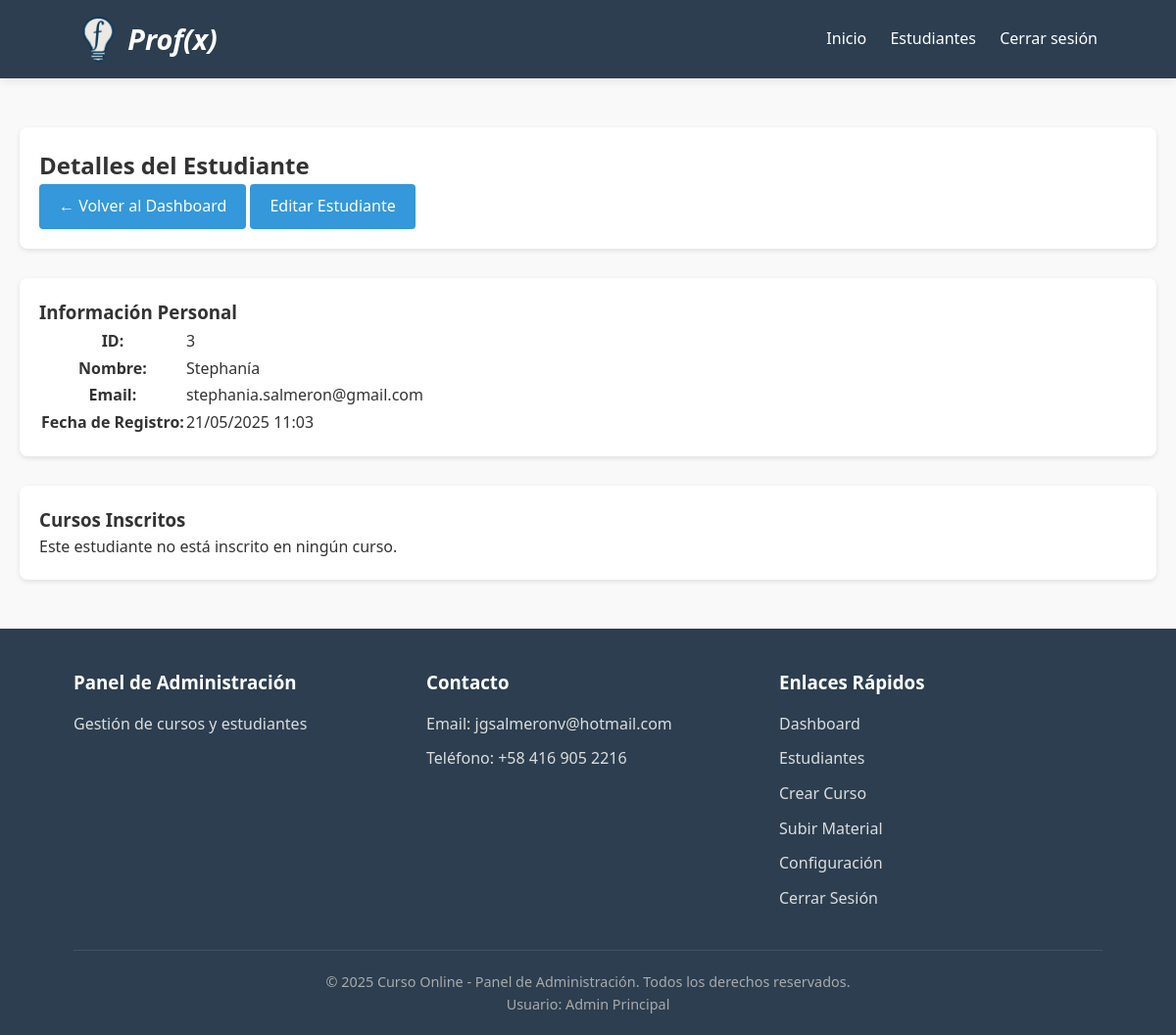
The app's page /admin_ver_estudiante.php?id=3 (signed in) with its own data.
### tables this page shows
CREATE TABLE `usuarios` (
  `id` int NOT NULL,
  `nombre` varchar(100) NOT NULL,
  `email` varchar(100) NOT NULL,
  `password` varchar(255) NOT NULL,
  `fecha_registro` datetime DEFAULT CURRENT_TIMESTAMP,
  `es_admin` tinyint(1) DEFAULT '0'
);

### admin_ver_estudiante.php (the view, shortened to what this page needs)
<?php
require_once 'includes/config.php';
$estudiante_id = $_GET['id'];
$stmt = $conn->prepare("SELECT * FROM usuarios WHERE id = ? AND es_admin = 0");
$stmt->execute([$estudiante_id]);
$estudiante = $stmt->fetch(PDO::FETCH_ASSOC);
$stmt_cursos = $conn->prepare("SELECT c.* FROM cursos c
                              JOIN inscripciones i ON c.id = i.curso_id
                              WHERE i.usuario_id = ?");
$stmt_cursos->execute([$estudiante_id]);
$cursos_inscritos = $stmt_cursos->fetchAll(PDO::FETCH_ASSOC);
include 'includes/header_admin.php';
?>
<div class="admin-container">
    <section class="admin-section">
        <h2>Detalles del Estudiante</h2>
        <div class="admin-actions">
            <a href="admin.php" class="btn">← Volver al Dashboard</a>
            <a href="admin_editar_estudiante.php?id=<?php echo $estudiante_id; ?>" class="btn">Editar Estudiante</a>
        </div>
    </section>
    <section class="admin-section">
        <h3>Información Personal</h3>
        <div class="student-profile">
            <div class="profile-info">
                <table class="info-table">
                    <tr>
                        <th>ID:</th>
                        <td><?php echo $estudiante['id']; ?></td>
                    </tr>
                    <tr>
                        <th>Nombre:</th>
                        <td><?php echo htmlspecialchars($estudiante['nombre']); ?></td>
                    </tr>
                    <tr>
                        <th>Email:</th>
                        <td><?php echo htmlspecialchars($estudiante['email']); ?></td>
                    </tr>
                    <tr>
                        <th>Fecha de Registro:</th>
                        <td><?php echo date('d/m/Y H:i', strtotime($estudiante['fecha_registro'])); ?></td>
                    </tr>
                </table>
            </div>
        </div>
    </section>
    <section class="admin-section">
        <h3>Cursos Inscritos</h3>
        <?php if (empty($cursos_inscritos)): ?>
            <p>Este estudiante no está inscrito en ningún curso.</p>
        <?php endif; ?>
    </section>
</div>
<?php include 'includes/footer_admin.php'; ?>

### assets/css/style.css (style rules this page uses)
:root { --primary: #3498db; --primary-dark: #2980b9; --secondary: #2ecc71; --dark: #2c3e50; --light: #ecf0f1; --lighter: #f9f9f9; --danger: #e74c3c; --warning: #f39c12; --success: #27ae60; }
html { scroll-behavior: smooth; }
* { margin: 0; padding: 0; box-sizing: border-box; font-family: 'Segoe UI', Tahoma, Geneva, Verdana, sans-serif; }
body { background-color: var(--lighter); color: #333; line-height: 1.6; }
.btn { display: inline-block; background: var(--primary); color: white; padding: 10px 20px; border: none; border-radius: 5px; cursor: pointer; text-decoration: none; font-size: 16px; transition: all 0.3s ease; }
.btn { display: inline-block; padding: 8px 15px; background: #3498db; color: white; border: none; border-radius: 4px; text-decoration: none; cursor: pointer; transition: background 0.3s; }
:root { --primary: #3498db; --primary-dark: #2980b9; --secondary: #2ecc71; --dark: #2c3e50; --light: #ecf0f1; --danger: #e74c3c; --warning: #f39c12; --success: #27ae60; }
.admin-container { max-width: 1200px; margin: 0 auto; padding: 20px; }
.admin-section { background: white; border-radius: 8px; padding: 20px; margin-bottom: 30px; box-shadow: 0 2px 5px rgba(0,0,0,0.1); }
.btn { display: inline-block; padding: 10px 20px; background: var(--primary); color: white; border: none; border-radius: 4px; text-decoration: none; cursor: pointer; transition: background 0.3s; }

### records on screen
usuarios: id "3", nombre "Stephanía", email "stephania.salmeron@gmail.com", fecha_registro "21/05/2025 11:03"

### other values on screen
SITE_NAME "Curso Online"
$_SESSION['user_nombre'] "Admin Principal"
